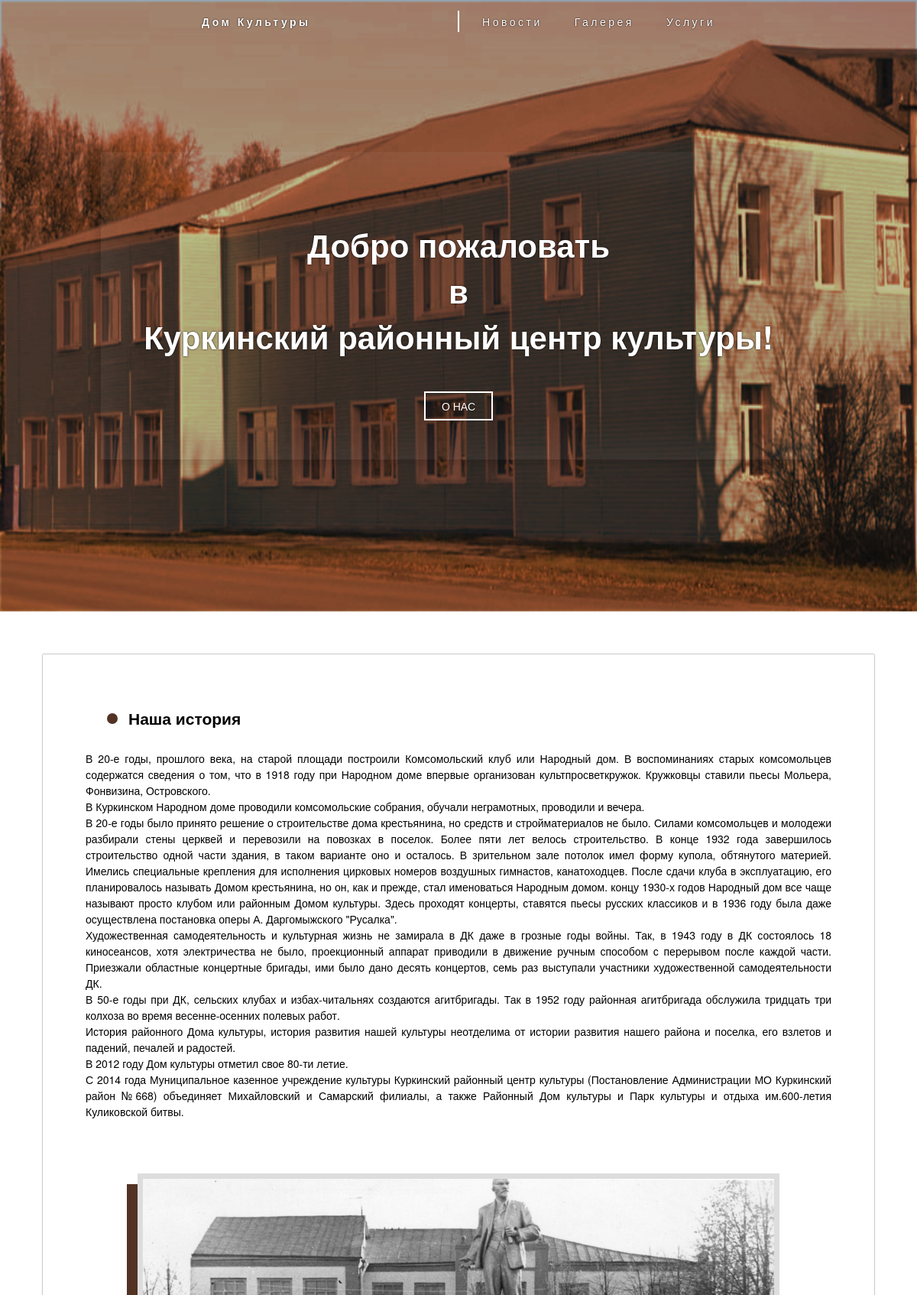
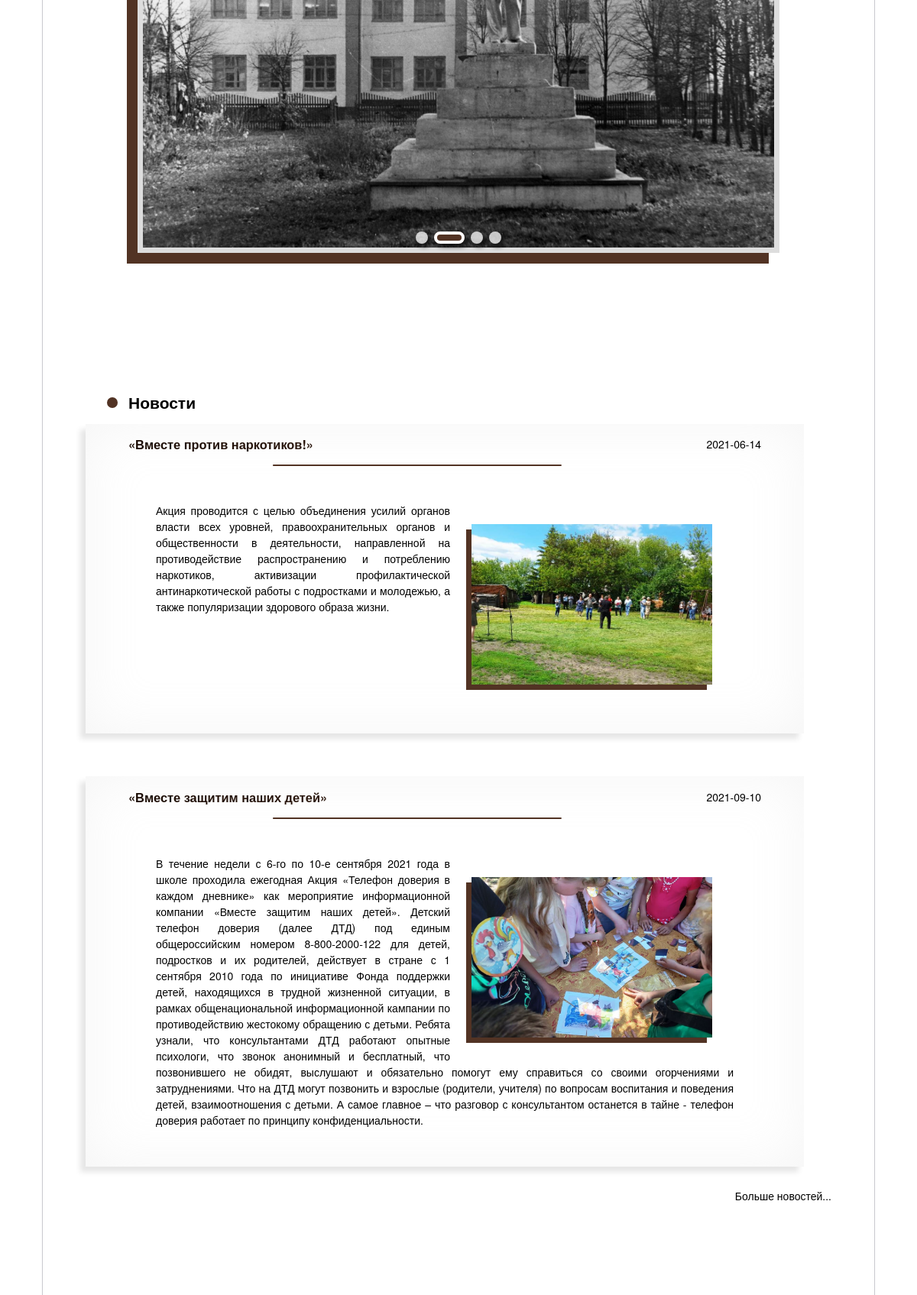
The page / (upper part) on the database its author committed (2 pictures, top to bottom).
### tables this page shows
CREATE TABLE `news` (
  `id` int(8) UNSIGNED NOT NULL,
  `title` text NOT NULL,
  `dsc` text NOT NULL,
  `pic` varchar(128) NOT NULL,
  `time` date NOT NULL
);

### index.php (the view, shortened to what this page needs)
<?
require 'service/db.php';
$stmt = $mysqli->prepare("SELECT * FROM `news` ORDER BY id DESC LIMIT 3 ");
$stmt->execute();
$result = $stmt->get_result();
$result = $result->fetch_all(MYSQLI_ASSOC);
?>
<!DOCTYPE html>
<html lang="en">
<head>
    <link rel="stylesheet" href="css/style.css">
    <link rel="stylesheet" href="css/slider.css">
    <link rel="stylesheet" href="css/news.css">
    <link rel="stylesheet" href="css/gallery.css">
</head>
<body>
    <div class="page">
        <div class="bg"></div>
        <div class="welcome">
            <div class="header-wrapper">
                <div class="header">
                    <a class="header-btn" href="#">Дом Культуры</a>
                    <div class="nav">
                        <a class="header-btn" href="#news">Новости</a>
                        <a class="header-btn" href="#gallery">Галерея</a>
                        <a class="header-btn" href="#services">Услуги</a>
                    </div>
                </div>
            </div>
            <div class="welcome-text">
                <h2>Добро пожаловать<br>в<br>Куркинский районный центр культуры!</h2>
                <a href="#about-us" class="welcome-btn">О нас</a>
            </div>
        </div>
        <div class="content-wrapper">
            <div class="content">
                <div id="about-us">
                    <h2>Наша история</h2>
                    <p>В 20-е годы, прошлого века, на старой площади построили Комсомольский клуб или Народный дом. В воспоминаниях старых комсомольцев содержатся сведения о том, что в 1918 году при Народном доме впервые организован культпросветкружок. Кружковцы ставили пьесы Мольера, Фонвизина, Островского.<br>
                        В Куркинском Народном доме проводили комсомольские собрания, обучали неграмотных, проводили и вечера.<br>
                        В 20-е годы было принято решение о строительстве дома крестьянина, но средств и стройматериалов не было. Силами комсомольцев и молодежи разбирали стены церквей и перевозили на повозках в поселок. Более пяти лет велось строительство.
                        В конце 1932 года завершилось строительство одной части здания, в таком варианте оно и осталось. В зрительном зале потолок имел форму купола, обтянутого материей. Имелись специальные крепления для исполнения цирковых номеров воздушных гимнастов, канатоходцев. После сдачи клуба в эксплуатацию, его планировалось называть Домом крестьянина, но он, как и прежде, стал именоваться Народным домом.  концу 1930-х годов Народный дом все чаще называют просто клубом или районным Домом культуры. Здесь проходят концерты, ставятся пьесы русских классиков и в 1936 году была даже осуществлена постановка оперы А. Даргомыжского "Русалка".<br>
                        Художественная самодеятельность и культурная жизнь не замирала в ДК даже в грозные годы войны. Так, в 1943 году в ДК состоялось 18 киносеансов, хотя электричества не было, проекционный аппарат приводили в движение ручным способом с перерывом после каждой части. Приезжали областные концертные бригады, ими было дано десять концертов, семь раз выступали участники художественной самодеятельности ДК.<br>
                        В 50-е годы при ДК, сельских клубах и избах-читальнях создаются агитбригады. Так в 1952 году районная агитбригада обслужила тридцать три колхоза во время весенне-осенних полевых работ.<br>
                        История районного Дома культуры, история развития нашей культуры неотделима от истории развития нашего района и поселка, его взлетов и падений, печалей и радостей.<br>
                        В 2012 году Дом культуры отметил свое 80-ти летие.<br>
                        С 2014 года Муниципальное казенное учреждение культуры Куркинский районный центр культуры (Постановление Администрации МО Куркинский район №668) объединяет Михайловский и Самарский филиалы, а также Районный Дом культуры и Парк культуры  и отдыха им.600-летия Куликовской битвы.</p>
                    <? require 'service/slider.php';?>
                </div>
                <div id="news">
                    <h2>Новости</h2>
                    <div class="news">
                        <div class="news-list">
                            <? foreach($result as $res): ?>
                            <div id="news-<?=$res["id"];?>" class="news-container">
                                <div class="title"><h3><?=$res["title"]?></h3></div>
                                <div class="time"><time><?=$res["time"]?></time></div>
                                <div class="desc">
                                    <p>
                                        <div class="pic" style="background-image: url(/img/news/<?=$res["pic"]?>)"></div>
                                        <?=$res["dsc"]?>
                                    </p>
                                </div>
                            </div>
                            <? endforeach; ?>
                        </div>
                    </div>
                    <div style="display: flex; justify-content: end; padding: 4rem 0 0 0"><a style="" href="news.php">Больше новостей...</a></div>
                </div>
                <div id="gallery">
                </div>
            </div>
        </div>
    </div>
</body>
</html>

### service/slider.php (shortened to what this page needs)
<div class="slider-container">
    <div class="slider gl-sh">
        <div class="slides">
            <div class="pic" style="background-image: url(img/history/1.jpg);"></div>
            <div class="pic" style="background-image: url(img/history/2.jpg);"></div>
            <div class="pic" style="background-image: url(img/history/3.jpg);"></div>
        </div>
    </div>
    <div class="switch">
        <label for="btn1"></label>
        <label for="btn2"></label>
        <label for="btn3"></label>
        <label for="btn4"></label>
    </div>
</div>

### css/style.css (style rules this page uses)
* { box-sizing: border-box; }
body { margin: 0; position: relative; }
div { background-size: cover; background-position: center; }
html { font-size: 9px; font-family: "Helvetica Neue", Helvetica, "Segoe UI", Arial, sans-serif; scroll-behavior: smooth; }
a { color: inherit; text-decoration: none; }
.page { z-index: 0; position: relative; box-shadow: 0 0 1rem #00000088; }
.bg { position: fixed; width: 100%; height: 100vh; background-image: url(../img/welcome.png); background-size: 100% 100%; z-index: 0; }
.header-wrapper { position: absolute; top: 0; width: 100%; }
.header { margin: 0 auto; height: 8rem; min-width: 40rem; width: 100%; max-width: 100rem; display: grid; grid-template-columns: 1fr auto 1fr; grid-template-areas: "main line nav"; align-items: center; font-weight: bold; font-stretch: ultra-condensed; letter-spacing: .5rem; }
.nav { grid-area: nav; display: flex; gap: 2rem; align-items: center; font-weight: lighter; justify-self: end; }
.header::before { grid-area: line; margin: 0 auto; content: ""; width: .2rem; height: 4rem; display: block; background-color: #fff; }
.header-btn { font-size: 2rem; padding: 2rem; color: #fff; position: relative; }
.nav .header-btn:after { transition: .2s; position: absolute; bottom: 1.5rem; left: 50%; content: ""; background-color: #fff; width: 0%; height: .2rem; transform: translateX(-50%); }
.welcome { display: flex; align-items: center; height: 100vh; width: 100%; position: relative; text-shadow: 0 0 2px #000; }
.welcome::after { position: absolute; content: ""; height: 8rem; width: 100%; display: block; bottom: 0; z-index: 10; }
.welcome-text { box-shadow: -1rem 1rem 1rem rgba(0, 0, 0, 0.1), 0 0 10rem rgba(221, 221, 221, 0.1) inset; padding: 8rem; font-size: 4rem; color: #fff; text-align: center; margin: 0 auto; }
.welcome-btn { text-transform: uppercase; font-size: 2rem; padding: 1rem 3rem; border: .3rem solid #fff; }
.content-wrapper { position: relative; z-index: 20; width: 100%; padding: 8rem; display: flex; justify-content: center; }
.content { background-color: #fff; text-align: justify; position: relative; display: flex; flex-direction: column; gap: 16rem; box-shadow: 0 0 .2rem #334; padding: 8rem; min-width: 360px; width: 100%; max-width: 1200px; font-size: 2rem; line-height: 3rem; }
.content>div { position: relative; display: flex; flex-direction: column; }
.content h2 { display: flex; align-items: center; padding-left: 4rem; }
.content h2::before { content: ""; display: block; width: 2rem; height: 2rem; margin-right: 2rem; border-radius: 2rem; background-color: #523324; }
@media (max-width: 1400px) { html { font-size: 8px; } }
@media (max-width: 1280px) { html { font-size: 7px; } }

### css/slider.css (style rules this page uses)
.slider-container { margin: 8rem auto; grid-area: slider; width: 100%; position: relative; }
.slider { position: relative; box-shadow: -2rem 2rem 0 #523324; border: 1rem solid #ddd; margin: 0 auto; min-width: 60rem; width: 100%; max-width: 120rem; height: 70rem; overflow: hidden; z-index: 5px; }
.slider .pic { min-width: 100%; max-width: 100%; min-height: 70rem; max-height: 70rem; background-size: cover; background-position: center; }
.slides { display: flex; width: 100%; z-index: 5; transition: 1s; }
.switch { position: absolute; width: 100%; bottom: 12px; margin: 0 auto; display: flex; justify-content: center; gap: 8px; z-index: 20px; }
.switch label { display: block; background: rgba(255, 255, 255, 0.75); box-shadow: 3px 3px 6px #111; border-radius: 8px; width: 16px; height: 16px; outline: 4px solid rgba(255, 255, 255, 0); outline-offset: -4px; transition: background .5s, width 1s; cursor: pointer; }
#btn2:checked~.slider .slides { transform: translateX(-100%); }
#btn1:checked~.switch label[for="btn1"], #btn2:checked~.switch label[for="btn2"], #btn3:checked~.switch label[for="btn3"], #btn4:checked~.switch label[for="btn4"] { background: #523324; outline: 4px solid #fff; width: 40px; }

### rows shown on the page
news: title "«Вместе против наркотиков!»", time "2021-06-14", pic (picture), dsc "Акция проводится с целью объединения усилий органов власти всех уровней, правоохранительных органов и общественности в деятельности, направленной на противодействие распространению и потреблению наркотиков, активизации профилактической антинаркотической работы с подростками и молодежью, а также популяризации здорового образа жизни."
news: title "«Вместе защитим наших детей»", time "2021-09-10", pic (picture), dsc "В течение недели с 6-го по 10-е сентября 2021 года в школе проходила ежегодная Акция «Телефон доверия в каждом дневнике» как мероприятие информационной компании «Вместе защитим наших детей». Детский телефон доверия (далее ДТД) под единым общероссийским номером 8-800-2000-122 для детей, подростков и их родителей, действует в стране с 1 сентября 2010 года по инициативе Фонда поддержки детей, находящихся в трудной жизненной ситуации, в рамках общенациональной информационной кампании по противодействию жестокому обращению с детьми. Ребята узнали, что консультантами ДТД работают опытные психологи, что звонок анонимный и бесплатный, что позвонившего не обидят, выслушают и обязательно помогут ему…"
